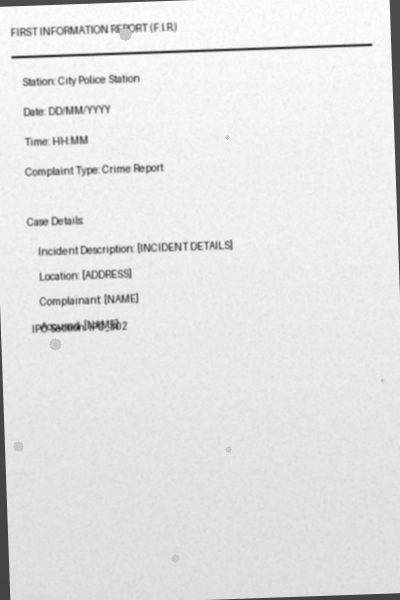
#> input picture data/synthetic/IPC_302_000.png, 400 x 600 px
$ python -i preprocessing.py   (imports and definitions only)   (older library calls are emulated)
#> lines starting #> are read from the running program, lines starting #| are printed output that depends on the picture
### scripts/config.py
"""
Configuration constants for Forensic IPC Mapper
"""

import os
from pathlib import Path

# Project directories
PROJECT_ROOT = Path(__file__).parent.parent
DATA_DIR = PROJECT_ROOT / "data"
MODELS_DIR = PROJECT_ROOT / "models"
RESULTS_DIR = PROJECT_ROOT / "results"
SYNTHETIC_DATA_DIR = DATA_DIR / "synthetic"
PROCESSED_DATA_DIR = DATA_DIR / "processed"

# Create directories if they don't exist
for directory in [DATA_DIR, MODELS_DIR, RESULTS_DIR, SYNTHETIC_DATA_DIR, PROCESSED_DATA_DIR]:
    directory.mkdir(parents=True, exist_ok=True)
#> further down, picture is the input picture: shape (600, 400, 3); min 22, max 253, mean 228

# Synthetic data generation parameters
SYNTHETIC_SAMPLES_PER_IPC = 50  # 50 samples per IPC section = ~500 total samples
SYNTHETIC_IMAGE_SIZE = (400, 600)  # (height, width) - typical document size
NOISE_LEVELS = [0.02, 0.05, 0.08]  # Gaussian noise variance
BLUR_KERNELS = [3, 5, 7]  # Kernel sizes for blur augmentation
ROTATION_ANGLES = [-5, -2, 0, 2, 5]  # Rotation angles in degrees
PERSPECTIVE_DISTORTION_RANGE = 0.1  # Max distortion factor

# IPC Sections database (mapping major categories)
IPC_SECTIONS = {
    "IPC_302": "Punishment for voluntarily causing hurt",
    "IPC_307": "Attempt to murder",
    "IPC_308": "Attempt to commit culpable homicide",
    "IPC_336": "Act endangering life or personal safety",
    "IPC_337": "Causing hurt by act endangering life",
    "IPC_379": "Punishment for theft",
    "IPC_380": "Theft in dwelling house etc",
    "IPC_392": "Punishment for dacoity",
    "IPC_419": "Punishment for cheating",
    "IPC_420": "Cheating and dishonestly inducing delivery of property",
}

# Feature extraction parameters
CANNY_THRESHOLD_LOW = 50
CANNY_THRESHOLD_HIGH = 150
HOG_ORIENTATIONS = 9
HOG_PIXELS_PER_CELL = 8
HOG_CELLS_PER_BLOCK = 2
LBP_RADIUS = 3
LBP_POINTS = 8 * LBP_RADIUS

# Model training parameters
TRAIN_TEST_SPLIT = 0.8
RANDOM_STATE = 42
RF_N_ESTIMATORS = 200
RF_MAX_DEPTH = 20
RF_MIN_SAMPLES_SPLIT = 5
RF_MIN_SAMPLES_LEAF = 2
RF_N_JOBS = -1  # Use all cores

# Inference parameters
CONFIDENCE_THRESHOLD = 0.5  # Minimum probability to consider a prediction
TOP_K_PREDICTIONS = 3  # Return top K predictions

# Model file paths
MODEL_PATH = MODELS_DIR / "random_forest_ipc_classifier.pkl"
SCALER_PATH = MODELS_DIR / "feature_scaler.pkl"
FEATURE_NAMES_PATH = MODELS_DIR / "feature_names.pkl"

# OCR parameters (for text extraction)
OCR_LANGUAGE = "eng"  # Tesseract language
OCR_CONFIG = "--psm 6"  # Page segmentation mode

### scripts/preprocessing.py
"""
Image Processing and Computer Vision (IPCV) Pipeline
6-stage preprocessing for document image enhancement and normalization
"""

import cv2
import numpy as np
from pathlib import Path
from config import (
    CANNY_THRESHOLD_LOW, CANNY_THRESHOLD_HIGH,
    SYNTHETIC_IMAGE_SIZE
)


class IPCVPreprocessor:
    """
    6-stage IPCV pipeline for forensic document processing:
    1. Noise Reduction
    2. Contrast Enhancement
    3. Perspective Correction
    4. Binarization
    5. Morphological Operations
    6. Edge Detection & Analysis
    """

    def __init__(self, target_size=SYNTHETIC_IMAGE_SIZE):
        self.target_size = target_size
        self.processing_steps = []

    def _to_uint8_gray(self, img):
        """Normalize input image to single-channel uint8."""
        if len(img.shape) == 3:
            img = cv2.cvtColor(img, cv2.COLOR_BGR2GRAY)

        if img.dtype != np.uint8:
            img = np.clip(img, 0, 255).astype(np.uint8)

        return img

    def _entropy(self, img):
        """Compute Shannon entropy of grayscale intensities."""
        hist = cv2.calcHist([img], [0], None, [256], [0, 256]).ravel()
        prob = hist / (hist.sum() + 1e-8)
        prob = prob[prob > 0]
        return float(-np.sum(prob * np.log2(prob + 1e-12)))

    def analyze_image_quality(self, img):
        """Return interpretable quality diagnostics for an input image."""
        gray = self._to_uint8_gray(img)

        lap_var = float(cv2.Laplacian(gray, cv2.CV_64F).var())
        contrast_std = float(np.std(gray))
        mean_brightness = float(np.mean(gray))
        entropy = self._entropy(gray)

        sharpness_score = min(max(lap_var / 150.0, 0.0), 1.0)
        contrast_score = min(max(contrast_std / 64.0, 0.0), 1.0)
        brightness_score = max(0.0, 1.0 - (abs(mean_brightness - 127.0) / 127.0))
        entropy_score = min(max(entropy / 8.0, 0.0), 1.0)

        quality_score = (
            0.35 * sharpness_score
            + 0.30 * contrast_score
            + 0.20 * entropy_score
            + 0.15 * brightness_score
        )

        return {
            "laplacian_variance": lap_var,
            "contrast_std": contrast_std,
            "mean_brightness": mean_brightness,
            "entropy": entropy,
            "sharpness_score": float(sharpness_score),
            "contrast_score": float(contrast_score),
            "brightness_score": float(brightness_score),
            "entropy_score": float(entropy_score),
            "quality_score": float(quality_score),
        }

    def enhance_readability(self, img):
        """Create a readability-optimized variant for difficult document images."""
        gray = self._to_uint8_gray(img)

        # Upscale lightly to preserve thin strokes in low-resolution captures.
        h, w = gray.shape[:2]
#> h = 600; w = 400
        if min(h, w) < 800:
            gray = cv2.resize(gray, None, fx=1.5, fy=1.5, interpolation=cv2.INTER_CUBIC)

        denoised = cv2.fastNlMeansDenoising(gray, h=8, templateWindowSize=7, searchWindowSize=21)

        clahe = cv2.createCLAHE(clipLimit=2.5, tileGridSize=(8, 8))
        enhanced = clahe.apply(denoised)
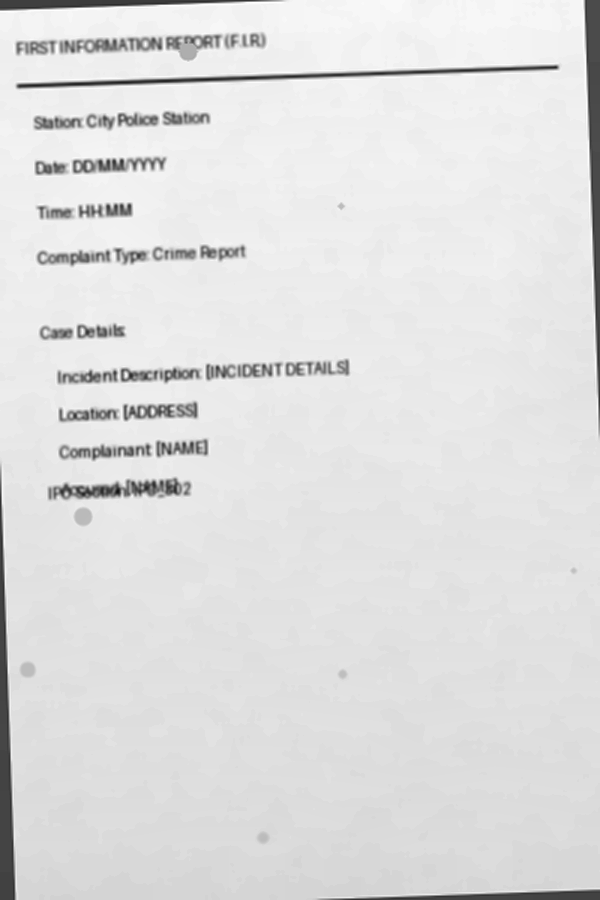
#> enhanced: shape (900, 600); min 17, max 255, mean 223.1

        blurred = cv2.GaussianBlur(enhanced, (0, 0), 1.0)
        sharpened = cv2.addWeighted(enhanced, 1.35, blurred, -0.35, 0)

        return self._to_uint8_gray(sharpened)

    def suppress_stains(self, img):
        """Reduce paper stains and background texture using background normalization."""
        gray = self._to_uint8_gray(img)

        kernel = cv2.getStructuringElement(cv2.MORPH_ELLIPSE, (31, 31))
        background = cv2.morphologyEx(gray, cv2.MORPH_OPEN, kernel)
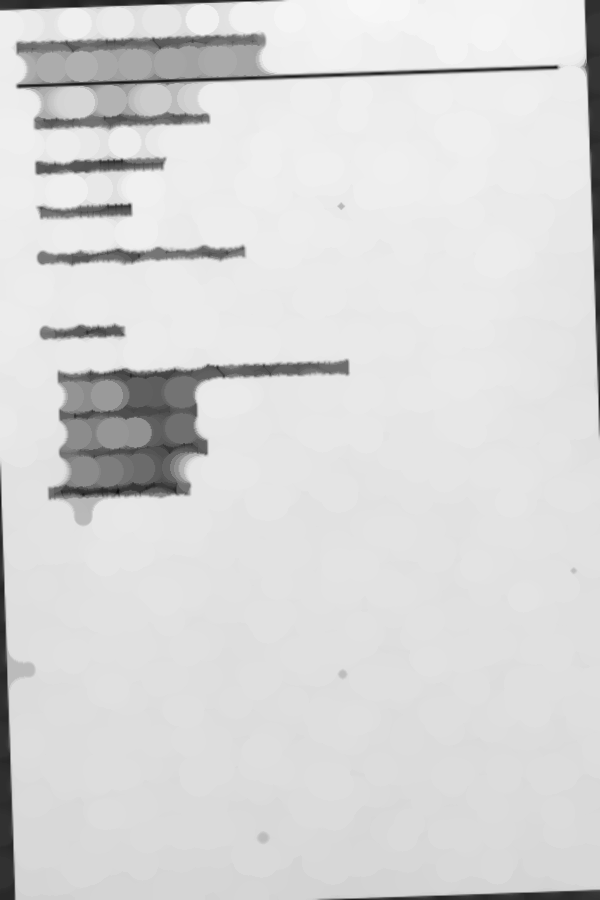
#> background: shape (900, 600); min 12, max 247, mean 216.3
        normalized = cv2.divide(gray, background, scale=255)
#> normalized: shape (900, 600); every value is 255

        clahe = cv2.createCLAHE(clipLimit=2.0, tileGridSize=(8, 8))
        normalized = clahe.apply(normalized)
        return self._to_uint8_gray(normalized)

    def deblur_text(self, img):
        """Strengthen text strokes for mildly blurred captures."""
        gray = self._to_uint8_gray(img)
        denoised = cv2.fastNlMeansDenoising(gray, h=6, templateWindowSize=7, searchWindowSize=21)
        gaussian = cv2.GaussianBlur(denoised, (0, 0), 1.2)
        sharpened = cv2.addWeighted(denoised, 1.55, gaussian, -0.55, 0)
        return self._to_uint8_gray(sharpened)

    def generate_enhancement_variants(self, img):
        """Generate multiple enhanced views to improve downstream model robustness."""
        gray = self._to_uint8_gray(img)
        readability = self.enhance_readability(gray)
        stain_reduced = self.suppress_stains(readability)
        deblurred = self.deblur_text(stain_reduced)
        deskewed = self.stage3_perspective_correction(deblurred.copy())
#> in stage3_perspective_correction, `edges = cv2.Canny(img, 50, 150)`: edges: shape (900, 600); every value is 0
#> in stage3_perspective_correction, `contours, _ = cv2.findContours(edges, cv2.RETR_EXTERNAL, cv2.CHAIN_APP..`: contours = []

        return {
            "original": gray,
            "readability": readability,
            "stain_reduced": stain_reduced,
            "deblurred": deblurred,
            "deskewed": deskewed,
        }

    def get_best_refined_image(self, img):
        """Return the best refined variant based on quality score."""
        variants = self.generate_enhancement_variants(img)
#> variants = 5 items
        best_name = "original"
        best_img = variants[best_name]
        best_quality = self.analyze_image_quality(best_img)
#> in analyze_image_quality, `lap_var = float(cv2.Laplacian(gray, cv2.CV_64F).var())`: lap_var = 297.5
#> in analyze_image_quality, `contrast_std = float(np.std(gray))`: contrast_std = 27.88
#> in analyze_image_quality, `mean_brightness = float(np.mean(gray))`: mean_brightness = 228
#> in _entropy, `hist = cv2.calcHist([img], [0], None, [256], [0, 256]).ravel()`: hist = 256 values, max 8415 at index 225, min 0 at index 0, mean 937.5
#> in _entropy, `prob = hist / (hist.sum() + 1e-8)`: prob = 256 values, max 0.0351 at index 225, min 0 at index 0, mean 0.00391
#> in _entropy, `prob = prob[prob > 0]`: prob = 200 values, max 0.0351 at index 171, min 4.17e-06 at index 0, mean 0.005
#> in analyze_image_quality, `entropy = self._entropy(gray)`: entropy = 5.46
#> in analyze_image_quality, `sharpness_score = min(max(lap_var / 150.0, 0.0), 1.0)`: sharpness_score = 1
#> in analyze_image_quality, `contrast_score = min(max(contrast_std / 64.0, 0.0), 1.0)`: contrast_score = 0.436
#> in analyze_image_quality, `brightness_score = max(0.0, 1.0 - (abs(mean_brightness - 127.0) / 127...`: brightness_score = 0.204
#> in analyze_image_quality, `entropy_score = min(max(entropy / 8.0, 0.0), 1.0)`: entropy_score = 0.682
#> in analyze_image_quality, `quality_score = ( 0.35 * sharpness_score + 0.30 * contrast_score + 0.2..`: quality_score = 0.648
#> best_quality = 9 items

        for name, variant in variants.items():
            quality = self.analyze_image_quality(variant)
            if quality.get("quality_score", 0.0) > best_quality.get("quality_score", 0.0):
                best_name = name
                best_img = variant
                best_quality = quality
#> this loop made 5 passes
#> (name, lap_var in analyze_image_quality, contrast_std in analyze_image_quality, mean_brightness in analyze_image_quality, entropy in analyze_image_quality, sharpness_score in analyze_image_quality, contrast_score in analyze_image_quality, brightness_score in analyze_image_quality) on passes 1 to 5: ('original', 297.5, 27.88, 228, 5.46, 1, 0.436, 0.204), ('readability', 111, 30.33, 223.1, 5.49, 0.74, 0.474, 0.243), ('stain_reduced', 0, 0, 255, 0, 0, 0, 0), ('deblurred', 0, 0, 255, 0, 0, 0, 0), ('deskewed', 0, 0, 255, 0, 0, 0, 0)
#> after the loop, best_name = 'original'

        return best_name, best_img, best_quality, variants

    # [31 lines left out: functions stage1_noise_reduction, stage2_contrast_enhancement, not called in this run]

    def stage3_perspective_correction(self, img):
        """
        Stage 3: Perspective correction via edge-based document detection
        Detects document boundaries and corrects skew
        """
        # Find document edges using Canny
        edges = cv2.Canny(img, 50, 150)

        # Find contours
        contours, _ = cv2.findContours(edges, cv2.RETR_EXTERNAL, cv2.CHAIN_APPROX_SIMPLE)

        if len(contours) > 0:
            # Find largest contour (likely the document)
            largest_contour = max(contours, key=cv2.contourArea)

            # Get bounding rectangle
            rect = cv2.minAreaRect(largest_contour)

            # Only apply perspective if rotation is significant
            angle = rect[2]
            if abs(angle) > 2:
                # Correct rotation
                h, w = img.shape[:2]
                center = (w // 2, h // 2)
                M = cv2.getRotationMatrix2D(center, angle, 1.0)
                corrected = cv2.warpAffine(img, M, (w, h), borderValue=255)
                img = corrected

        self.processing_steps.append(("Perspective Correction", img.copy()))
        return img

    # [147 lines left out: functions stage4_binarization, stage5_morphological_operations, stage6_edge_detection, process, get_processing_report, preprocess_directory and 1 more, not called in this run]


# [2 lines not run here, left out]

>>> import cv2
>>> picture = cv2.imread('../data/synthetic/IPC_302_000.png')
>>> result = IPCVPreprocessor().get_best_refined_image(picture)
